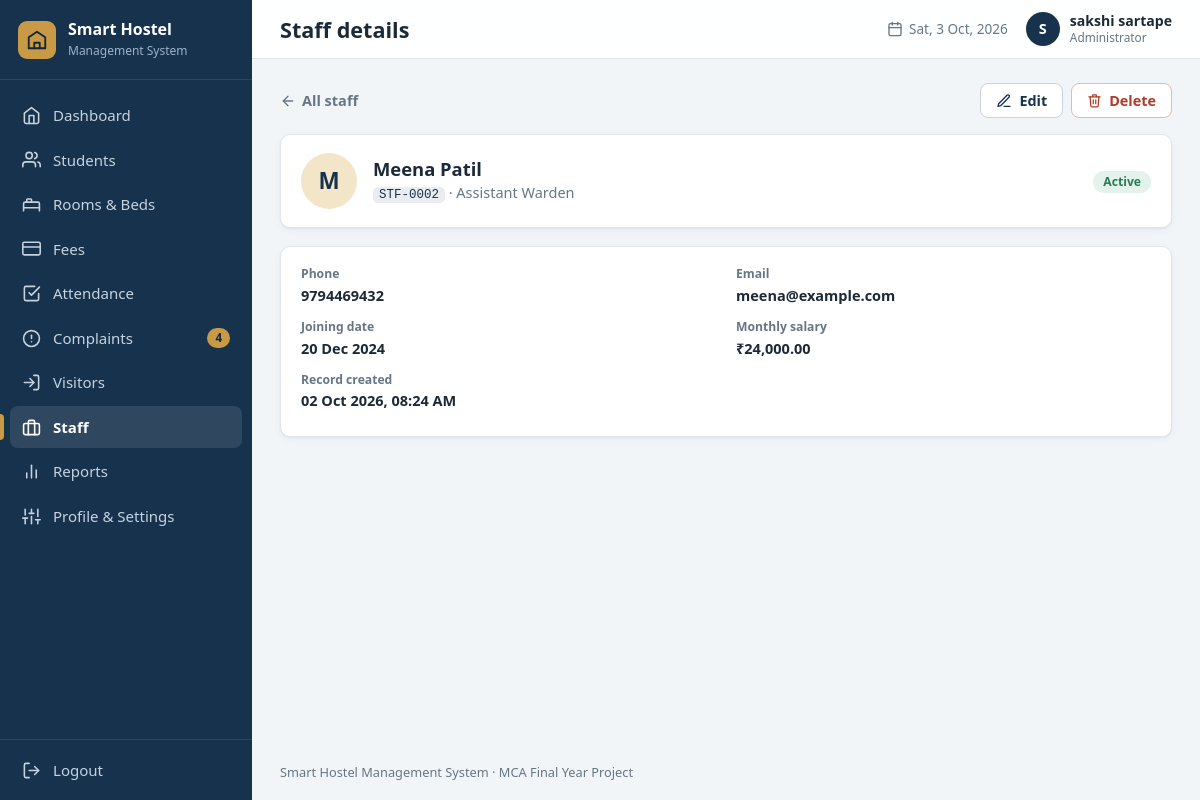
Page /staff/2 (signed in) on the committed database.
### tables this page shows
CREATE TABLE settings (
    key   TEXT PRIMARY KEY,
    value TEXT NOT NULL
);

CREATE TABLE users (
    id            INTEGER PRIMARY KEY AUTOINCREMENT,
    username      TEXT NOT NULL UNIQUE COLLATE NOCASE,
    password_hash TEXT NOT NULL,
    full_name     TEXT NOT NULL,
    email         TEXT,
    phone         TEXT,
    role          TEXT NOT NULL DEFAULT 'Administrator',
    created_at    TEXT NOT NULL DEFAULT (datetime('now','localtime')),
    last_login    TEXT
);

CREATE TABLE staff (
    id           INTEGER PRIMARY KEY AUTOINCREMENT,
    staff_code   TEXT NOT NULL UNIQUE,            -- e.g. STF-0001
    full_name    TEXT NOT NULL,
    role         TEXT NOT NULL,
    phone        TEXT NOT NULL UNIQUE,
    email        TEXT UNIQUE COLLATE NOCASE,
    joining_date TEXT NOT NULL,
    salary       REAL NOT NULL CHECK (salary >= 0),
    status       TEXT NOT NULL DEFAULT 'Active' CHECK (status IN ('Active','Inactive')),
    created_at   TEXT NOT NULL DEFAULT (datetime('now','localtime'))
);

### routes/staff.py (the view)
@bp.route("/<int:staff_id>")
def staff_details(staff_id):
    member = db.query_one("SELECT * FROM staff WHERE id = ?", (staff_id,))
    if member is None:
        abort(404)
    return render_template("staff_details.html", s=member)

### db.py (called while the page is built)
def connect(path):
    conn = sqlite3.connect(path, timeout=10)
    conn.row_factory = sqlite3.Row          # rows behave like dicts: row["name"]
    conn.execute("PRAGMA foreign_keys = ON")
    return conn

def get_db():
    if "db" not in g:
        g.db = connect(current_app.config["DATABASE"])
    return g.db

def query_one(sql, params=()):
    return get_db().execute(sql, params).fetchone()

def scalar(sql, params=()):
    row = get_db().execute(sql, params).fetchone()
    return row[0] if row else None

def get_setting(key, default=""):
    row = query_one("SELECT value FROM settings WHERE key = ?", (key,))
    return row["value"] if row else DEFAULT_SETTINGS.get(key, default)

### helpers.py (called while the page is built)
def clean(value):
    return (value or "").strip()

def parse_date(value):
    try:
        return datetime.strptime(clean(value), "%Y-%m-%d").date()
    except ValueError:
        return None

def today():
    return date.today().isoformat()

def csrf_token():
    if "_csrf" not in session:
        session["_csrf"] = secrets.token_hex(16)
    return session["_csrf"]

def inr(value):
    try:
        number = float(value or 0)
    except (TypeError, ValueError):
        return "₹0.00"
    sign = "-" if number < 0 else ""
    whole, frac = f"{abs(number):.2f}".split(".")
    if len(whole) > 3:
        head, tail = whole[:-3], whole[-3:]
        parts = []
        while len(head) > 2:
            parts.insert(0, head[-2:])
            head = head[:-2]
        if head:
            parts.insert(0, head)
        whole = ",".join(parts) + "," + tail
    return f"{sign}₹{whole}.{frac}"

def fmt_date(value):
    d = parse_date(value) if value else None
    return d.strftime("%d %b %Y") if d else "-"

def fmt_datetime(value):
    try:
        return datetime.strptime(value, "%Y-%m-%d %H:%M:%S").strftime("%d %b %Y, %I:%M %p")
    except (TypeError, ValueError):
        return "-"

def icon(name, size=18):
    path = _ICONS.get(name, _ICONS["file"])
    return Markup(f'<svg class="icon" width="{size}" height="{size}" viewBox="0 0 24 24" fill="none" '
                  f'stroke="currentColor" stroke-width="2" stroke-linecap="round" '
                  f'stroke-linejoin="round" aria-hidden="true">{path}</svg>')

### templates/staff_details.html (shortened to what this page needs)
{% extends "base.html" %}
{% from "_macros.html" import badge, info, delete_button %}
{% block heading %}<h1>Staff details</h1>{% endblock %}
{% block content %}
<div class="page-head">
  <a class="back-link" href="{{ url_for('staff.list_staff') }}">{{ icon('arrow-left', 16) }} All staff</a>
  <div class="btn-row">
    <a class="btn btn-secondary" href="{{ url_for('staff.edit_staff', staff_id=s.id) }}">{{ icon('edit', 16) }} Edit</a>
    {{ delete_button(url_for('staff.delete_staff', staff_id=s.id), 'Delete staff member ' ~ s.full_name ~ '? This cannot be undone.', 'Delete', small=False) }}
  </div>
</div>
<section class="card profile-head">
  <span class="avatar avatar-lg">{{ s.full_name[:1]|upper }}</span>
  <div><h2>{{ s.full_name }}</h2><p class="muted"><span class="code">{{ s.staff_code }}</span> &middot; {{ s.role }}</p></div>
  <div class="profile-head-right">{{ badge(s.status) }}</div>
</section>
<section class="card">
  <dl class="info-grid">
    {{ info('Phone', s.phone) }}{{ info('Email', s.email) }}
    {{ info('Joining date', s.joining_date|fmt_date) }}{{ info('Monthly salary', s.salary|inr) }}
    {{ info('Record created', s.created_at|fmt_datetime) }}
  </dl>
</section>
{% endblock %}

### templates/base.html (shortened to what this page needs)
{% from "_macros.html" import csrf %}
<!DOCTYPE html>
<html lang="en">
<head>
  <link rel="stylesheet" href="{{ url_for('static', filename='css/style.css') }}">
</head>
<body class="app">
<aside class="sidebar" id="sidebar">
  <a class="brand" href="{{ url_for('dashboard.index') }}">
    <span class="brand-mark">{{ icon('building', 22) }}</span>
    <span class="brand-text"><strong>{{ hostel_name }}</strong><small>Management System</small></span>
  </a>
  <nav class="nav" aria-label="Main navigation">
    {% for bp_name, endpoint, label, icon_name in navigation %}
      <a href="{{ url_for(endpoint) }}" class="nav-link{% if request.blueprint == bp_name %} active{% endif %}">
        {{ icon(icon_name, 19) }}<span>{{ label }}</span>
        {% if bp_name == 'complaints' and open_complaints %}<em class="nav-count">{{ open_complaints }}</em>{% endif %}
      </a>
    {% endfor %}
  </nav>
  <form method="post" action="{{ url_for('auth.logout') }}" class="logout-form">
    <button type="submit" class="nav-link logout">{{ icon('logout', 19) }}<span>Logout</span></button>
  </form>
</aside>
<div class="main">
  <header class="topbar">
    <div class="topbar-title">{% block heading %}{% endblock %}</div>
    <div class="topbar-right">
      <span class="topbar-date">{{ icon('calendar', 16) }} <span id="today-label">{{ today() }}</span></span>
      <a class="user-chip" href="{{ url_for('profile.view') }}" title="Profile & settings">
        <span class="avatar">{{ current_user.full_name[:1]|upper }}</span>
        <span class="user-name">{{ current_user.full_name }}<small>{{ current_user.role }}</small></span>
      </a>
    </div>
  </header>
  <main class="content">
    {% block content %}{% endblock %}
  </main>
  <footer class="footer">{{ hostel_name }} Management System &middot; MCA Final Year Project</footer>
</div>
</body>
</html>

### templates/_macros.html (shortened to what this page needs)
{% macro badge(text) %}<span class="badge badge-{{ (text or '')|lower|replace(' ', '-') }}">{{ text }}</span>{% endmacro %}
{% macro delete_button(url, message, label='Delete', small=True, next_url='') %}
<form method="post" action="{{ url }}" class="inline-form" data-confirm="{{ message }}">
  <button type="submit" class="btn btn-danger{% if small %} btn-sm{% endif %}" title="{{ label or 'Delete' }}" aria-label="{{ label or 'Delete' }}">{{ icon('trash', 15) }}{% if label %} {{ label }}{% endif %}</button>
</form>
{% endmacro %}
{% macro info(label, value) %}
<div class="info-item"><dt>{{ label }}</dt><dd>{{ value if value not in (none, '') else '-' }}</dd></div>
{% endmacro %}

### rows in the picture
settings: value "Smart Hostel"
users: full_name "S", full_name "sakshi sartape", role "Administrator"
staff: full_name "M", full_name "Meena Patil", staff_code "STF-0002", role "Assistant Warden", status "Active", phone "9794469432 meena@example.com 20 Dec 2024"

### other values in the picture
{{ label }} "Dashboard" "Students" "Rooms & Beds" "Fees" "Attendance" "Complaints" "Visitors" "Staff" "Reports" "Profile & Settings"
{{ open_complaints }} "4"
{{ label }} "Delete"
{{ label }} "Phone Email Joining date Monthly salary Record created"
{{ value if value not in (none, '') else '-' }} "₹24,000.00 02 Oct 2026, 08:24 AM"
